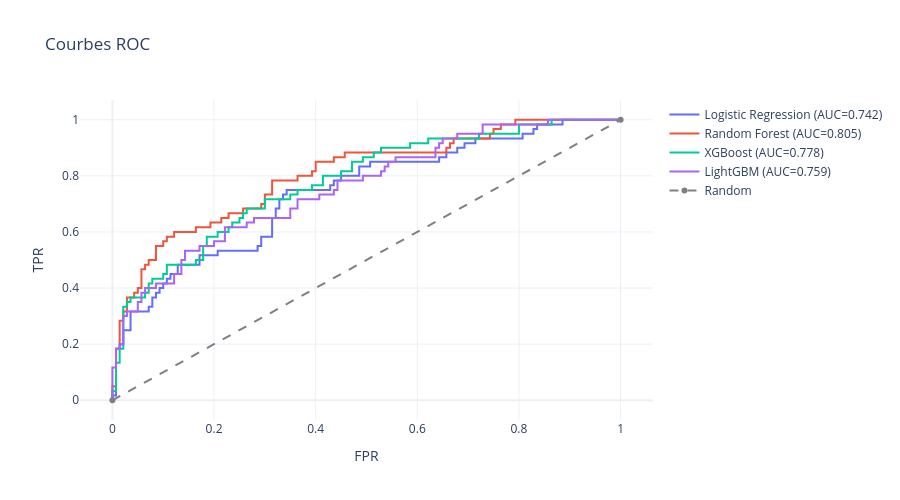

This figure's notebook cell:
### Markdown cell above
## 2. Courbes ROC

### Code cell
fig = go.Figure()
for name, model in models.items():
    X_te = X_test_scaled if 'Logistic' in name else X_test
    y_prob = model.predict_proba(X_te)[:, 1]
    fpr, tpr, _ = roc_curve(y_test, y_prob)
    auc = roc_auc_score(y_test, y_prob)
    fig.add_trace(go.Scatter(x=fpr, y=tpr, name=f'{name} (AUC={auc:.3f})', mode='lines'))

fig.add_trace(go.Scatter(x=[0,1], y=[0,1], name='Random', line=dict(dash='dash', color='gray')))
fig.update_layout(title='Courbes ROC', xaxis_title='FPR', yaxis_title='TPR',
                  template='plotly_white', height=500)
fig.show()
fig.write_image(ASSETS / '03_roc_curves.png', scale=2)
